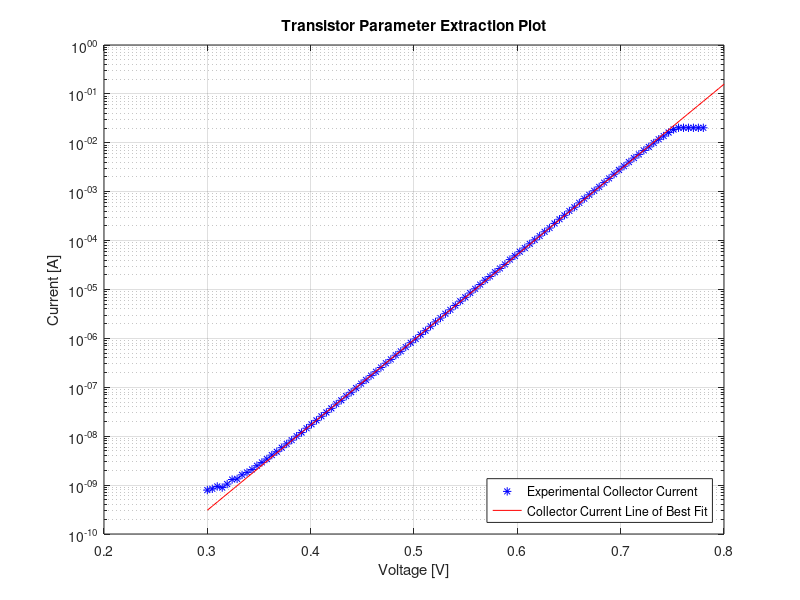
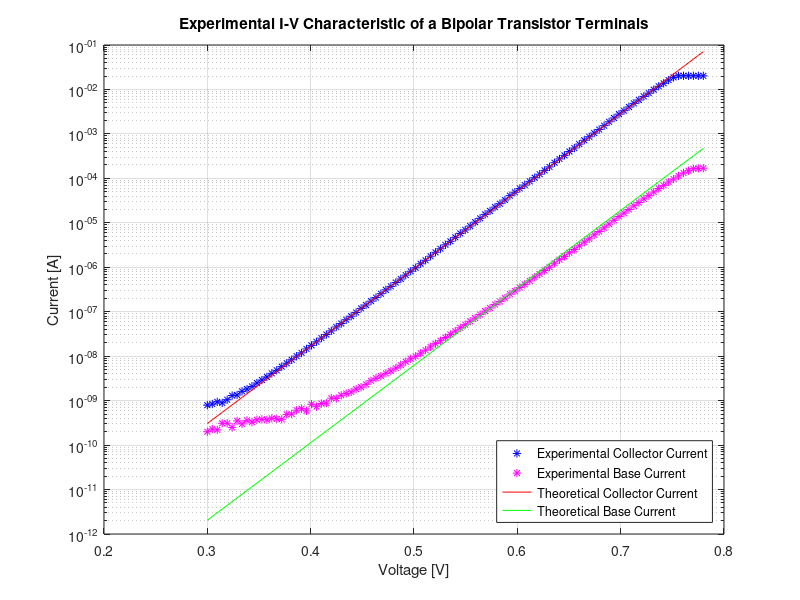
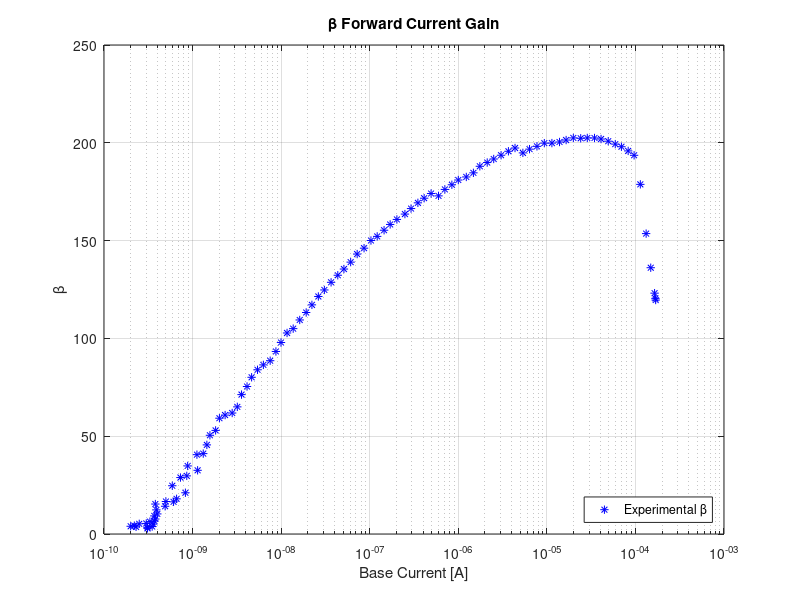
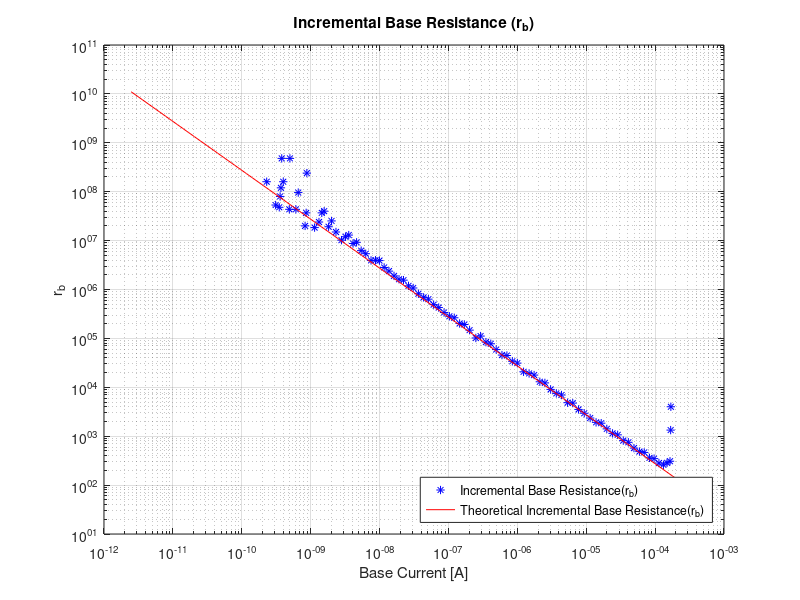

The MATLAB source for these figures, in order:
%% Experiment 1
Experiment_1 = load('Experiment_1_NEW.mat');
Experiment_1.Ib = fliplr(Experiment_1.Ib);
Experiment_1.Ib = Experiment_1.Ib + 1.350e-09;
Experiment_1.Ie = (-1)*fliplr(Experiment_1.Ie);
Experiment_1.Vb = fliplr(Experiment_1.Vb);
Experiment_1.Ic = Experiment_1.Ie - Experiment_1.Ib;

Theoretical_1.Vb = Experiment_1.Vb(22:95);
x = linspace(0.3, 0.8, 100);
fit = polyfit(Theoretical_1.Vb,log(Experiment_1.Ic(22:95)),1);
line = exp(fit(1) * x + fit(2));

%U_T = (0.026);
U_T = 1/(fit(1));
I_s = exp(fit(2));

% Beta is assumed to be 100~.
Theoretical_Beta = 150;
Theoretical_1.Ib = (I_s./Theoretical_Beta)*exp(Experiment_1.Vb/U_T);
Theoretical_1.Ic = I_s*exp((Experiment_1.Vb)/U_T);
Theoretical_1.Ie = Theoretical_1.Ic + Theoretical_1.Ib;
Theoretical_1.rb = diff(Experiment_1.Vb)./diff(Theoretical_1.Ib);
Theoretical_1.gm = diff(Theoretical_1.Ic)./diff(Experiment_1.Vb);

figure
semilogy(Experiment_1.Vb,Experiment_1.Ic,'b*')
hold on
semilogy(x,line,'r-');
title('Transistor Parameter Extraction Plot')
xlabel('Voltage [V]')
ylabel('Current [A]')
legend('Experimental Collector Current','Collector Current Line of Best Fit','Location','Southeast')
grid on
hold off

figure
semilogy(Experiment_1.Vb,Experiment_1.Ic,'b*')
hold on
semilogy(Experiment_1.Vb,Experiment_1.Ib,'m*')
semilogy(Experiment_1.Vb,Theoretical_1.Ic,'r-')
semilogy(Experiment_1.Vb,Theoretical_1.Ib,'g-')
title('Experimental I-V Characteristic of a Bipolar Transistor Terminals')
xlabel('Voltage [V]')
ylabel('Current [A]')
legend('Experimental Collector Current','Experimental Base Current','Theoretical Collector Current','Theoretical Base Current','Location','Southeast')
grid on
hold off

% If we want to plot a range of Currents
% figure
% semilogy(Experiment_1.Vb(16:55),Experiment_1.Ic(16:55),'b*')
% hold on
% semilogy(Experiment_1.Vb(16:55),Experiment_1.Ib(16:55),'r*')
% semilogy(x(16:end),line(16:end),'g-','LineWidth',1.5);
% semilogy(Experiment_1.Vb(16:55),theoretical_Ic(16:55),'g*')
% title('Experimental I-V Characteristic of a Bipolar Transistor Terminals')
% xlabel('Voltage [V]')
% ylabel('Current [A]')
% legend('Experimental Collector Current','Experimental Base Current','Base Current Line of Best Fit','Location','Southeast')
% grid on
% hold off

figure
semilogx(Experiment_1.Ib,Experiment_1.Ic./Experiment_1.Ib,'b*')
hold on
title('\beta Forward Current Gain')
xlabel('Base Current [A]')
ylabel('\beta')
legend('Experimental \beta','Location','Southeast')
grid on
hold off

figure
loglog(Experiment_1.Ib(2:end),diff(Experiment_1.Vb)./diff(Experiment_1.Ib),'b*')
hold on
loglog(Theoretical_1.Ib(2:end),diff(Experiment_1.Vb)./diff(Theoretical_1.Ib),'r-')
title('Incremental Base Resistance (r_{b})')
xlabel('Base Current [A]')
ylabel('r_{b}')
legend('Incremental Base Resistance(r_{b})','Theoretical Incremental Base Resistance(r_{b})','Location','Southeast')
grid on
hold off

figure
loglog(Experiment_1.Ic(2:end),diff(Experiment_1.Ic)./diff(Experiment_1.Vb),'b*')
hold on
loglog(Theoretical_1.Ic(2:end),diff(Theoretical_1.Ic)./diff(Experiment_1.Vb),'r-')
title('Incremental Transconductance Gain (g_{m})')
xlabel('Collector Current [A]')
ylabel('g_{m}')
legend('Experimental Incremental Transconductance Gain (g_{m})','Theoretical Incremental Transconductance Gain (g_{m})','Location','Southeast')
grid on
hold off

%% Experiment 2
% Find U_T and I_s for the didoe

U_T = 0.024923146021446;

Experiment_2_200 = load('Experiment_2-200_NEW.mat');
Experiment_2_200.Ib = fliplr(Experiment_2_200.Ib)+5.4e-9;
Experiment_2_200.Ie = (-1)*fliplr(Experiment_2_200.Ie);
Experiment_2_200.Vb = fliplr(Experiment_2_200.Vb);

x200 = linspace(0.35,0.75,200);
fit200 = polyfit(Experiment_2_200.Vb(8:13),log(Experiment_2_200.Ie(8:13)),1);
line200 = exp(fit200(1)*x200 + fit200(2));
slope200 = fit200(1);
intercept200 = exp(fit200(2));

Experiment_2_2k = load('Experiment_2-2k_NEW.mat');
Experiment_2_2k.Ib = fliplr(Experiment_2_2k.Ib)+4.77e-10;
Experiment_2_2k.Ie = (-1)*fliplr(Experiment_2_2k.Ie);
Experiment_2_2k.Vb = fliplr(Experiment_2_2k.Vb);

x2k = linspace(0.35,0.65,200);
fit2k = polyfit(Experiment_2_2k.Vb(8:13),log(Experiment_2_2k.Ie(8:13)),1);
line2k = exp(fit2k(1)*x2k + fit2k(2));
slope2k = fit2k(1);
intercept2k = exp(fit2k(2));

Experiment_2_20k = load('Experiment_2-20k_NEW.mat');
Experiment_2_20k.Ib = fliplr(Experiment_2_20k.Ib)+1e-8;
Experiment_2_20k.Ie = (-1)*fliplr(Experiment_2_20k.Ie);
Experiment_2_20k.Vb = fliplr(Experiment_2_20k.Vb);

x20k = linspace(0.4,0.65,200);
fit20k = polyfit(Experiment_2_20k.Vb(9:13),log(Experiment_2_20k.Ie(9:13)),1);
line20k = exp(fit20k(1)*x20k + fit20k(2));
slope20k = fit20k(1);
intercept20k = exp(fit20k(2));

Experiment_2_200.Ic = Experiment_2_200.Ie - Experiment_2_200.Ib;
Experiment_2_2k.Ic = Experiment_2_2k.Ie - Experiment_2_2k.Ib;
Experiment_2_20k.Ic = Experiment_2_20k.Ie - Experiment_2_20k.Ib;

figure
semilogy(Experiment_2_200.Vb,Experiment_2_200.Ic,'b*')
hold on
semilogy(Experiment_2_2k.Vb,Experiment_2_2k.Ic,'g*')
semilogy(Experiment_2_20k.Vb,Experiment_2_20k.Ic,'m*')
semilogy(x200,line200,'r-');
semilogy(x2k,line2k,'k-');
semilogy(x20k,line20k,'c-');
title('Emitter-Degenerated Bipolar Collector Current Characteristics')
xlabel('Base Voltage [V]')
ylabel('Collector Current [A]')
legend('Experimental R = 200 \Omega','Experimental R = 2k \Omega','Experimental R = 20k \Omega',...
    'Theoretical R = 200 \Omega','Theoretical R = 2k \Omega','Theoretical R = 20k \Omega','Location','Southeast')
grid on
hold off

x200Ic = linspace(0.6,4.85,200);
fit200Ic = polyfit(Experiment_2_200.Vb(13:98),(Experiment_2_200.Ic(13:98)),1);
line200Ic = (fit200Ic(1)*x200Ic + fit200Ic(2));
slope200Ic = fit200Ic(1);
intercept200Ic = (fit200Ic(2));

figure
plot(Experiment_2_200.Vb,Experiment_2_200.Ic,'b*')
hold on
plot(x200Ic,line200Ic,'r-')
title('Emitter-Degenerated Bipolar Collector Current Characteristics R = 200 \Omega')
xlabel('Base Voltage [V]')
ylabel('Collector Current [A]')
legend('Experimental R = 200 \Omega','Theoretical R = 200 \Omega','Location','Southeast')
grid on
hold off

x2kIc = linspace(0.6,4.85,200);
fit2kIc = polyfit(Experiment_2_2k.Vb(13:98),(Experiment_2_2k.Ic(13:98)),1);
line2kIc = (fit2kIc(1)*x2kIc + fit2kIc(2));
slope2kIc = fit2kIc(1);
intercept2kIc = (fit2kIc(2));

figure
plot(Experiment_2_2k.Vb,Experiment_2_2k.Ic,'b*')
hold on
plot(x2kIc,line2kIc,'r-')
title('Emitter-Degenerated Bipolar Collector Current Characteristics R = 2k \Omega')
xlabel('Base Voltage [V]')
ylabel('Collector Current [A]')
legend('Experimental R = 2k \Omega','Theoretical R = 2k \Omega','Location','Southeast')
grid on
hold off

x20kIc = linspace(0.6,4.85,200);
fit20kIc = polyfit(Experiment_2_20k.Vb(13:98),(Experiment_2_20k.Ic(13:98)),1);
line20kIc = (fit20kIc(1)*x20kIc + fit20kIc(2));
slope20kIc = fit20kIc(1);
intercept20kIc = (fit20kIc(2));

figure
plot(Experiment_2_20k.Vb,Experiment_2_20k.Ic,'b*')
hold on
plot(x20kIc,line20kIc,'r-')
title('Emitter-Degenerated Bipolar Collector Current Characteristics with R = 20k \Omega')
xlabel('Base Voltage [V]')
ylabel('Collector Current [A]')
legend('Experimental R = 20k \Omega','Theoretical R = 20k \Omega','Location','Southeast')
grid on
hold off

Theoretical_Beta = 150;

x200Rb = linspace(5e-9,5e-6,100);
fit200Rb = polyfit(log(Experiment_2_200.Ib(11:13)),log(Theoretical_Beta*200*(1 + U_T./(200*Theoretical_Beta*Experiment_2_200.Ib(11:13)))),1);
line200Rb = exp((fit200Rb(1))*log(x200Rb) + ((fit200Rb(2))));
slope200Rb = fit200Rb(1);
intercept200Rb = exp(fit200Rb(2));

% Rb for each resistor
figure
loglog(Experiment_2_200.Ib,Theoretical_Beta*200*(1 + U_T./(200*Theoretical_Beta*Experiment_2_200.Ib)),'b*')
hold on
loglog(x200Rb,line200Rb,'-r')
title('Incremental Base Resistance(R_{b}) of Degenerated Bipolar Transistor Terminals with R = 200 \Omega')
xlabel('Base Current [A]')
ylabel('R_{b}')
legend('Incremental Base Resistance(R_{b})','Theoretical Incremental Base Resistance(R_{b})','Location','Southeast')
grid on
hold off

x2kRb = linspace(1e-10,1e-6,100);
fit2kRb = polyfit(log(Experiment_2_2k.Ib(10:13)),log(Theoretical_Beta*2000*(1 + U_T./(2000*Theoretical_Beta*Experiment_2_2k.Ib(10:13)))),1);
line2kRb = exp((fit2kRb(1))*log(x2kRb) + ((fit2kRb(2))));
slope2kRb = fit2kRb(1);
intercept2kRb = exp(fit2kRb(2));

figure
loglog(Experiment_2_2k.Ib,Theoretical_Beta*2000*(1 + U_T./(2000*Theoretical_Beta*Experiment_2_2k.Ib)),'b*')
hold on
loglog(x2kRb,line2kRb,'-r')
title('Incremental Base Resistance(R_{b}) of Degenerated Bipolar Transistor Terminals with R = 2 k\Omega')
xlabel('Base Current [A]')
ylabel('R_{b}')
legend('Incremental Base Resistance(R_{b})','Theoretical Incremental Base Resistance(R_{b})','Location','Southeast')
grid on
hold off

x20kRb = linspace(1e-9,5e-8,100);
fit20kRb = polyfit(log(Experiment_2_20k.Ib(9:11)),log(Theoretical_Beta*20000*(1 + U_T./(20000*Theoretical_Beta*Experiment_2_20k.Ib(9:11)))),1);
line20kRb = exp((fit20kRb(1))*log(x20kRb) + ((fit20kRb(2))));
slope20kRb = fit20kRb(1);
intercept20kRb = exp(fit20kRb(2));

figure
loglog(Experiment_2_20k.Ib,Theoretical_Beta*20000*(1 + U_T./(20000*Theoretical_Beta*Experiment_2_20k.Ib)),'b*')
hold on
loglog(x20kRb,line20kRb,'-r')
title('Incremental Base Resistance(R_{b}) of Degenerated Bipolar Transistor Terminals with R = 20 k\Omega')
xlabel('Base Current [A]')
ylabel('R_{b}')
legend('Incremental Base Resistance(R_{b})','Theoretical Incremental Base Resistance(R_{b})','Location','Southeast')
grid on
hold off

x200Gm = linspace(1e-9,5e-4,200);
fit200Gm = polyfit(log(Experiment_2_200.Ic(1:13)),log((1/200)*(1+((U_T/200)./Experiment_2_200.Ic(1:13)))),1);
line200Gm = exp((fit200Gm(1))*log(x200Gm) + ((fit200Gm(2))));
slope200Gm = fit200Gm(1);
intercept200Gm = exp(fit200Gm(2));

% Gm for each resistor
figure
loglog(Experiment_2_200.Ic,(1/200)*(1+((U_T/200)./Experiment_2_200.Ic)),'b*')
hold on
loglog(x200Gm,line200Gm,'-r')
title('Incremental Transconductance Gain (G_{m}) of Degenerated Bipolar Transistor with R = 200 \Omega')
xlabel('Collector Current [A]')
ylabel('G_{m}')
legend('Experimental Incremental Transconductance Gain (G_{m})','Theoretical Incremental Transconductance Gain (G_{m})','Location','Northeast')
grid on
hold off

x2kGm = linspace(1e-9,1e-5,100);
fit2kGm  = polyfit(log(Experiment_2_2k.Ic(9:12)),log((1/2000)*(1+((U_T/2000)./Experiment_2_2k.Ic(9:12)))),1);
line2kGm  = exp((fit2kGm(1))*log(x2kGm)+((fit2kGm(2))));
slope2kGm  = fit2kGm(1);
intercept2kGm  = exp(fit2kGm(2));

figure
loglog(Experiment_2_2k.Ic,(1/2000)*(1+((U_T/2000)./Experiment_2_2k.Ic)),'b*')
hold on
loglog(x2kGm,line2kGm,'-r')
title('Incremental Transconductance Gain (G_{m}) of Degenerated Bipolar Transistor with R = 2 k\Omega')
xlabel('Collector Current [A]')
ylabel('G_{m}')
legend('Experimental Incremental Transconductance Gain (G_{m})','Theoretical Incremental Transconductance Gain (G_{m})','Location','Northeast')
grid on
hold off

x20kGm = linspace(1e-10,1e-5,100);
fit20kGm  = polyfit(log(Experiment_2_20k.Ic(8:11)),log((1/20000)*(1+((U_T/20000)./Experiment_2_20k.Ic(8:11)))),1);
line20kGm  = exp((fit20kGm(1))*log(x20kGm)+((fit20kGm(2))));
slope20kGm  = fit20kGm(1);
intercept20kGm  = exp(fit20kGm(2));

figure
loglog(Experiment_2_20k.Ic,(1/20000)*(1+((U_T/20000)./Experiment_2_20k.Ic)),'b*')
hold on
loglog(x20kGm,line20kGm,'-r')
title('Incremental Transconductance Gain (G_{m}) of Degenerated Bipolar Transistor with R = 20 k\Omega')
xlabel('Collector Current [A]')
ylabel('G_{m}')
legend('Experimental Incremental Transconductance Gain (G_{m})','Theoretical Incremental Transconductance Gain (G_{m})','Location','Northeast')
grid on
hold off

%% Experiment 3

%--
Experiment_1 = load('Experiment_1_NEW.mat');
Experiment_1.Ib = fliplr(Experiment_1.Ib);
Experiment_1.Ib = Experiment_1.Ib + 1.350e-09;
Experiment_1.Ie = (-1)*fliplr(Experiment_1.Ie);
Experiment_1.Vb = fliplr(Experiment_1.Vb);
Experiment_1.Ic = Experiment_1.Ie - Experiment_1.Ib;
Theoretical_1.Vb = Experiment_1.Vb(16:37);
x = linspace(0.3, 0.8, 100);
fit = polyfit(Theoretical_1.Vb,log(Experiment_1.Ic(16:37)),1);
line = exp(fit(1) * x + fit(2));
U_T = 1/(fit(1));
I_s = exp(fit(2));
%--

Experiment_3 = load('Experiment_3-20k_NEW.mat');
Experiment_3.Ib = fliplr(Experiment_3.Ib);
Experiment_3.Vb = fliplr(Experiment_3.Vb);
Experiment_3.Ve = fliplr(Experiment_3.Ve);

x = linspace(0.5,5,200);
fit2 = polyfit(Experiment_3.Vb(11:end),Experiment_3.Ve(11:end),1);
line2 = fit2(1)*x + fit2(2);
slope2 = fit2(1);
intercept2 = fit2(2);

figure
plot(Experiment_3.Vb(1:2:end),Experiment_3.Ve(1:2:end),'b*')
hold on
plot(x, line2, 'r-');
xlabel('V_{in} [V]')
ylabel('V_{out} [V]')
title('Voltage Transfer Characteristics for Common-Collector Amplifier Circuit')
legend('Experimental V_{in} vs. V_{out}','Theoretical V_{in} vs. V_{out}','Location','Southeast')
%legend('Experimental R_1 = 51 k\Omega','Experimental R_1 = 60 k\Omega','Experimental R_1 = 71 k\Omega','Location','Northwest')
grid on
hold off



%% Experiment 4

%--
Experiment_1 = load('Experiment_1_NEW.mat');
Experiment_1.Ib = fliplr(Experiment_1.Ib);
Experiment_1.Ib = Experiment_1.Ib + 1.350e-09;
Experiment_1.Ie = (-1)*fliplr(Experiment_1.Ie);
Experiment_1.Vb = fliplr(Experiment_1.Vb);
Experiment_1.Ic = Experiment_1.Ie - Experiment_1.Ib;
Theoretical_1.Vb = Experiment_1.Vb(16:37);
x = linspace(0.3, 0.8, 100);
fit = polyfit(Theoretical_1.Vb,log(Experiment_1.Ic(16:37)),1);
line = exp(fit(1) * x + fit(2));
U_T = 1/(fit(1));
I_s = exp(fit(2));
%--

Experiment_4_51k = load('Experiment_4-51k.mat');
Experiment_4_51k.Ib = fliplr(Experiment_4_51k.Ib);
Experiment_4_51k.Vb = fliplr(Experiment_4_51k.Vb);
Experiment_4_51k.Vout = fliplr(Experiment_4_51k.Vout);

x51 = linspace(0.5,3.6,200);
fit51 = polyfit(Experiment_4_51k.Vb(10:70),Experiment_4_51k.Vout(10:70),1);
line51 = fit51(1)*x51 + fit51(2);
slope51 = fit51(1);
intercept51 = fit51(2);

x512 = linspace(3.5,5,200);
fit512 = polyfit(Experiment_4_51k.Vb(70:end),Experiment_4_51k.Vout(70:end),1);
line512 = fit512(1)*x512 + fit512(2); 
slope512 = fit512(1);
intercept512 = fit512(2);

Experiment_4_60k = load('Experiment_4-60k.mat');
Experiment_4_60k.Ib = fliplr(Experiment_4_60k.Ib);
Experiment_4_60k.Vb = fliplr(Experiment_4_60k.Vb);
Experiment_4_60k.Vout = fliplr(Experiment_4_60k.Vout);

x60 = linspace(0.5,3.3,200);
fit60 = polyfit(Experiment_4_60k.Vb(10:70),Experiment_4_60k.Vout(10:70),1);
line60 = fit60(1)*x60 + fit60(2);
slope60= fit60(1);
intercept60 = fit60(2);

x602 = linspace(3.3,5,200);
fit602 = polyfit(Experiment_4_60k.Vb(70:end),Experiment_4_60k.Vout(70:end),1);
line602 = fit602(1)*x602 + fit602(2); 
slope602 = fit602(1);
intercept602 = fit602(2);

Experiment_4_71k = load('Experiment_4-71k.mat');
Experiment_4_71k.Ib = fliplr(Experiment_4_71k.Ib);
Experiment_4_71k.Vb = fliplr(Experiment_4_71k.Vb);
Experiment_4_71k.Vout = fliplr(Experiment_4_71k.Vout);

x71 = linspace(0.5,3.1,200);
fit71 = polyfit(Experiment_4_71k.Vb(10:60),Experiment_4_71k.Vout(10:60),1);
line71 = fit71(1)*x71 + fit71(2);
slope71= fit71(1);
intercept71 = fit71(2);

x712 = linspace(3.1,5,200);
fit712 = polyfit(Experiment_4_71k.Vb(60:end),Experiment_4_71k.Vout(60:end),1);
line712 = fit712(1)*x712 + fit712(2); 
slope712 = fit712(1);
intercept712 = fit712(2);

figure
plot(Experiment_4_51k.Vb,Experiment_4_51k.Vout,'b*')
hold on
plot(x51, line51, 'r-');
plot(x512, line512, 'r-');
plot(Experiment_4_60k.Vb,Experiment_4_60k.Vout,'g*')
plot(x60, line60, 'k-');
plot(x602, line602, 'k-');
plot(Experiment_4_71k.Vb,Experiment_4_71k.Vout,'m*')
plot(x71, line71, 'c-');
plot(x712, line712, 'c-');
plot(Experiment_3.Vb(1:2:end),Experiment_3.Ve(1:2:end),'y*')
xlabel('V_{in} [V]')
ylabel('V_{out} [V]')
title('Voltage Transfer Characteristics for Inverter Circuit')
legend('Experimental R_1 = 51 k\Omega','Theoretical Line of Best Fit for Mode 1 operation (R_1 = 51 k\Omega)'...
    ,'Theoretical Line of Best Fit for Mode 2 operation (R_1 = 51 k\Omega)','Experimental R_1 = 60 k\Omega',...
    'Theoretical Line of Best Fit for Mode 1 operation (R_1 = 60 k\Omega)',...
    'Theoretical Line of Best Fit for Mode 2 operation (R_1 = 60 k\Omega)','Experimental R_1 = 71 k\Omega',...
    'Theoretical Line of Best Fit for Mode 1 operation (R_1 = 71 k\Omega)',...
    'Theoretical Line of Best Fit for Mode 2 operation (R_1 = 71 k\Omega)',...
    'Emitter-Follower VTC from Experiment 3','Location','Southoutside','NumColumns',2)
grid on
hold off
